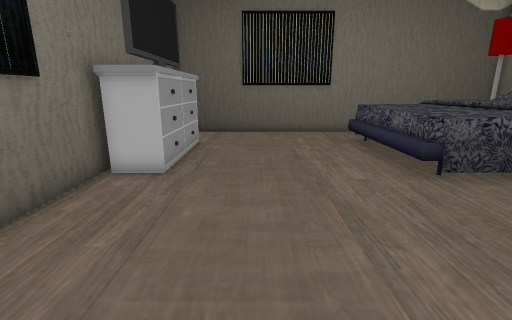
[1] (above)

17 first-person views from a walk through a 3-D level made in the Unity game engine. The camera is 1.3 m above the floor, tilts 14° down and sees 85° across. The floor is counted in squares, 0.5 m on a side. Each view is taken from the middle of a square. On the plan, view 1 faces up. The plan holds only what a view shows up to about 19 squares ahead; the rest is blank. Some surface patterns are stand-ins.

[2]
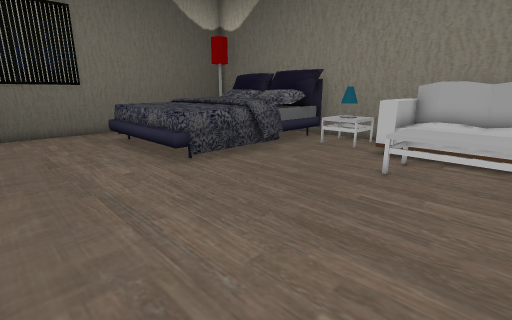

[3]
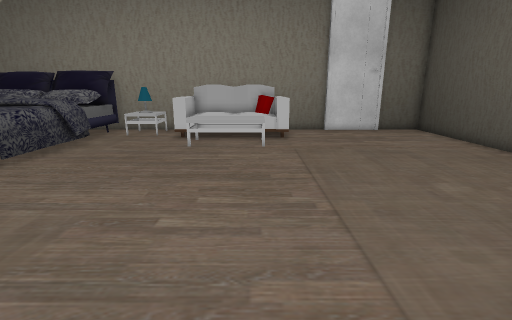

[4]
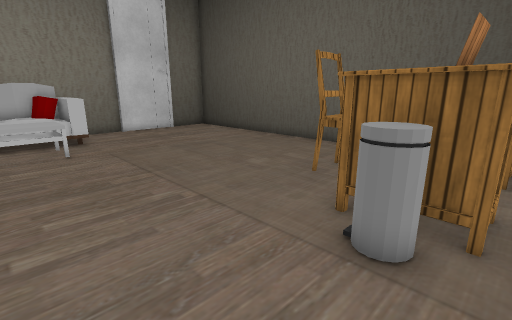

[5]
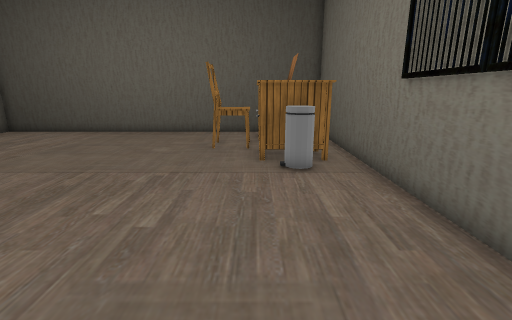

[6]
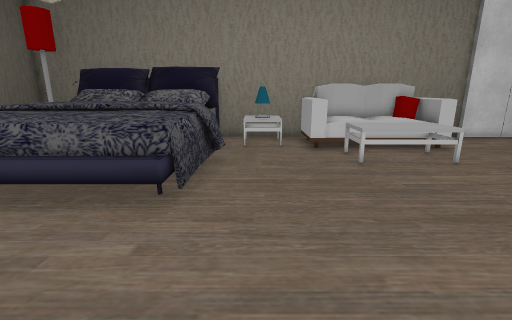

[7]
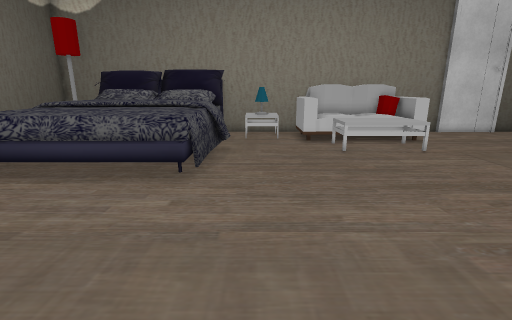

[8]
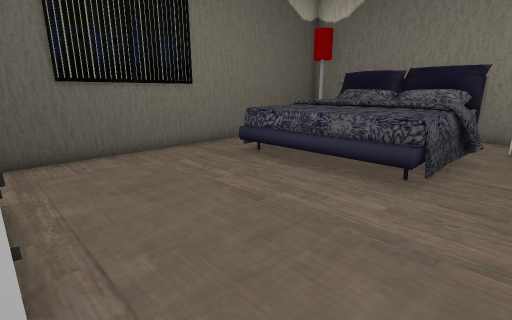

[9]
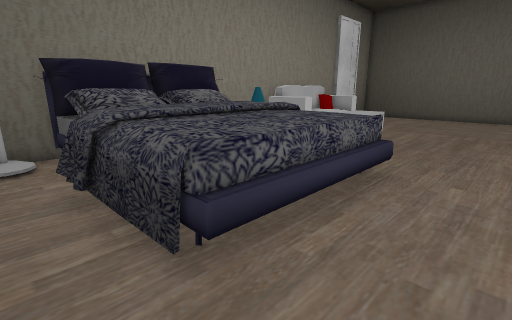

[10]
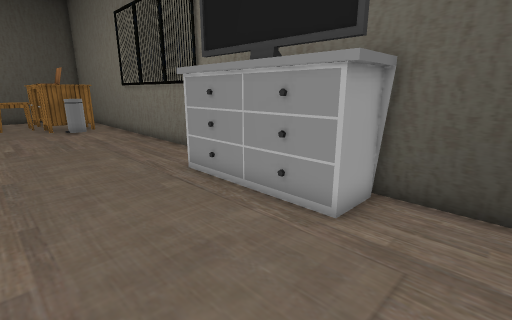

[11]
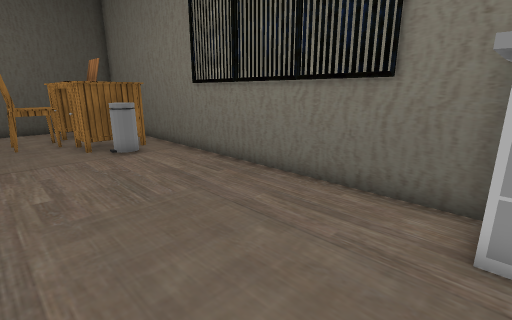

[12]
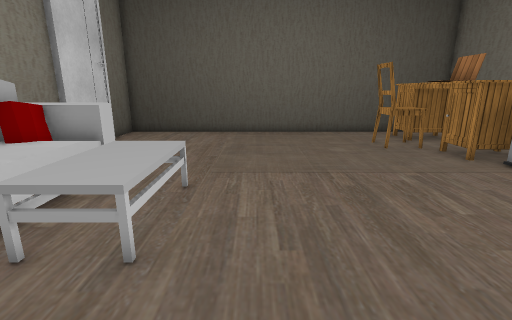

[13]
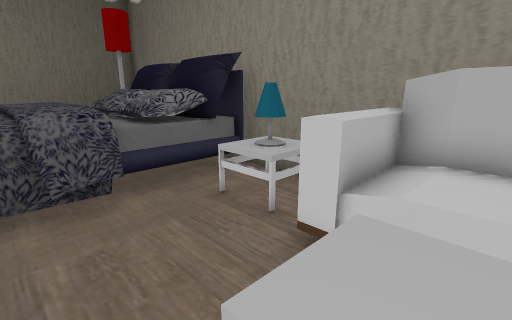

[14]
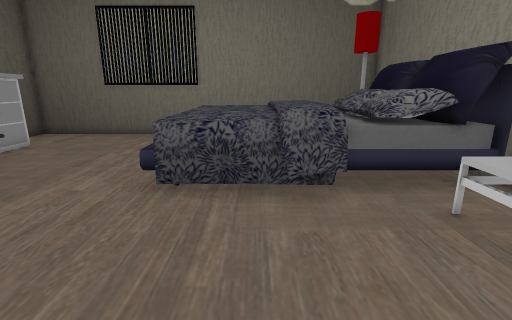

[15]
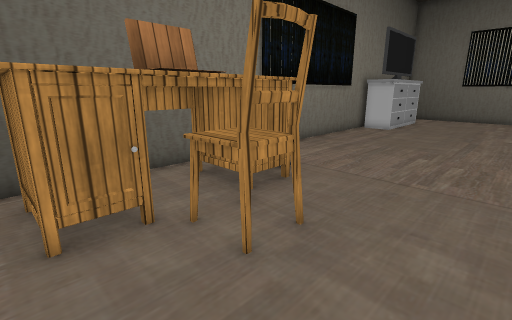

[16]
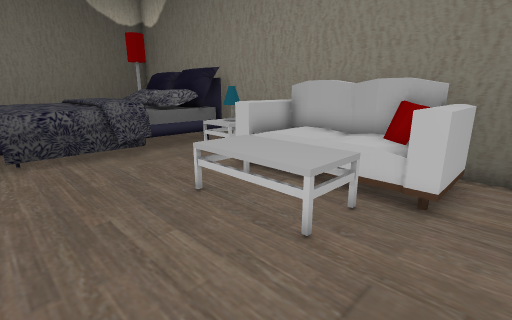

[17]
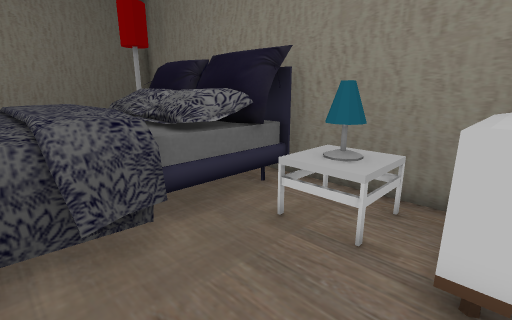

### Floor plan
Key: @ floor where view 1 was taken; # wall or solid block; . floor; / step, stairs or slope; L lamp; B bed; R drawers; S sofa; I bin; E desk; C chair; O other object.
Columns run from 5 left of view 1 to 15 right of it. Each row starts with its distance up from view 1.
 18 #####################
 17 #................./L#
 16 #.............BB..//#
 15 #RR.......BBBBBB BBB#
 14 #RR.......BBBBBB BBB
 13  RR.......BBBBBBBBBB
 12  RR.......BBBBBBBBBB
 11  RR.......BBBBBBBBBB#
 10  RR.......BBBBBBBBBB#
  9 #RR.......BBBBBBBBBB#
  8 #RR.......BBBBBBBBBB#
  7 #.............BB..OO#
  6 #................OOO#
  5 #................OOO#
  4 #................SSS#
  3 #................SSS#
  2 #.............OOOSSS#
  1 #.............OOOSSS#
  0 #....@........OOOSSS#
 -1 #.............OOOSSS#
 -2 #................SSS#
 -3 #.II.............SSS#
 -4 #EIIE...............#
 -5 #EEEE...............#
 -6 #EEEE...............#
 -7 #EEECCC.............#
 -8 #EEECCC.............#
 -9 #EEEE...............#
-10 #EEEE...............#
-11 #EEEE...............#
-12 #####################

Positions as (right, up) in squares from view 1, and headings:
1: (0, 0), facing up
2: (0, -1), facing up-right
3: (-4, -1), facing right
4: (-4, 1), facing down-right
5: (-1, 6), facing down
6: (-1, 6), facing right
7: (-3, 6), facing right
8: (-3, 6), facing up-right
9: (2, 17), facing down-right
10: (2, 17), facing down-left
11: (2, 9), facing down-left
12: (7, 6), facing down
13: (8, 1), facing up-right
14: (8, 1), facing up
15: (4, -11), facing up-left
16: (5, -4), facing up-right
17: (8, 3), facing up-right
